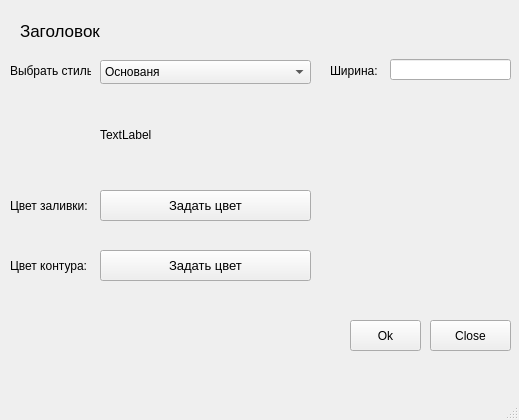
<?xml version="1.0" encoding="UTF-8"?>
<ui version="4.0">
 <class>okno</class>
 <widget class="QMainWindow" name="okno">
  <property name="geometry">
   <rect>
    <x>0</x>
    <y>0</y>
    <width>519</width>
    <height>420</height>
   </rect>
  </property>
  <property name="windowTitle">
   <string>MainWindow</string>
  </property>
  <widget class="QWidget" name="centralwidget">
   <widget class="QPushButton" name="pushButton_Close">
    <property name="geometry">
     <rect>
      <x>430</x>
      <y>320</y>
      <width>81</width>
      <height>31</height>
     </rect>
    </property>
    <property name="text">
     <string>Close</string>
    </property>
   </widget>
   <widget class="QPushButton" name="pushButtonColor_Brush">
    <property name="geometry">
     <rect>
      <x>100</x>
      <y>190</y>
      <width>211</width>
      <height>31</height>
     </rect>
    </property>
    <property name="font">
     <font>
      <pointsize>10</pointsize>
     </font>
    </property>
    <property name="autoFillBackground">
     <bool>true</bool>
    </property>
    <property name="text">
     <string>Задать цвет</string>
    </property>
   </widget>
   <widget class="QLabel" name="label_Header">
    <property name="geometry">
     <rect>
      <x>20</x>
      <y>20</y>
      <width>93</width>
      <height>21</height>
     </rect>
    </property>
    <property name="font">
     <font>
      <pointsize>13</pointsize>
     </font>
    </property>
    <property name="text">
     <string>Заголовок</string>
    </property>
   </widget>
   <widget class="QLabel" name="label_Style">
    <property name="geometry">
     <rect>
      <x>10</x>
      <y>60</y>
      <width>81</width>
      <height>21</height>
     </rect>
    </property>
    <property name="text">
     <string>Выбрать стиль:</string>
    </property>
   </widget>
   <widget class="QComboBox" name="comboBox_Style">
    <property name="geometry">
     <rect>
      <x>100</x>
      <y>60</y>
      <width>211</width>
      <height>24</height>
     </rect>
    </property>
    <property name="currentIndex">
     <number>0</number>
    </property>
    <item>
     <property name="text">
      <string>Основаня</string>
     </property>
    </item>
    <item>
     <property name="text">
      <string>Пунктирная</string>
     </property>
    </item>
    <item>
     <property name="text">
      <string>Точки</string>
     </property>
    </item>
    <item>
     <property name="text">
      <string>Пунктир+Точки</string>
     </property>
    </item>
   </widget>
   <widget class="QPushButton" name="pushButton_Ok">
    <property name="geometry">
     <rect>
      <x>350</x>
      <y>320</y>
      <width>71</width>
      <height>31</height>
     </rect>
    </property>
    <property name="text">
     <string>Ok</string>
    </property>
   </widget>
   <widget class="QPushButton" name="pushButtonColor_Pen">
    <property name="geometry">
     <rect>
      <x>100</x>
      <y>250</y>
      <width>211</width>
      <height>31</height>
     </rect>
    </property>
    <property name="font">
     <font>
      <pointsize>10</pointsize>
     </font>
    </property>
    <property name="autoFillBackground">
     <bool>true</bool>
    </property>
    <property name="text">
     <string>Задать цвет</string>
    </property>
   </widget>
   <widget class="QLabel" name="label_color_1">
    <property name="geometry">
     <rect>
      <x>10</x>
      <y>190</y>
      <width>81</width>
      <height>31</height>
     </rect>
    </property>
    <property name="text">
     <string>Цвет заливки:</string>
    </property>
   </widget>
   <widget class="QLabel" name="label_color_2">
    <property name="geometry">
     <rect>
      <x>10</x>
      <y>250</y>
      <width>81</width>
      <height>31</height>
     </rect>
    </property>
    <property name="text">
     <string>Цвет контура:</string>
    </property>
   </widget>
   <widget class="QLabel" name="label">
    <property name="geometry">
     <rect>
      <x>100</x>
      <y>90</y>
      <width>210</width>
      <height>90</height>
     </rect>
    </property>
    <property name="text">
     <string>TextLabel</string>
    </property>
   </widget>
   <widget class="QLabel" name="label_width">
    <property name="geometry">
     <rect>
      <x>330</x>
      <y>50</y>
      <width>51</width>
      <height>41</height>
     </rect>
    </property>
    <property name="text">
     <string>Ширина:</string>
    </property>
   </widget>
   <widget class="QLineEdit" name="lineEdit_width">
    <property name="geometry">
     <rect>
      <x>390</x>
      <y>59</y>
      <width>121</width>
      <height>21</height>
     </rect>
    </property>
   </widget>
  </widget>
  <widget class="QMenuBar" name="menubar">
   <property name="geometry">
    <rect>
     <x>0</x>
     <y>0</y>
     <width>519</width>
     <height>21</height>
    </rect>
   </property>
  </widget>
  <widget class="QStatusBar" name="statusbar"/>
 </widget>
 <resources/>
 <connections/>
</ui>
